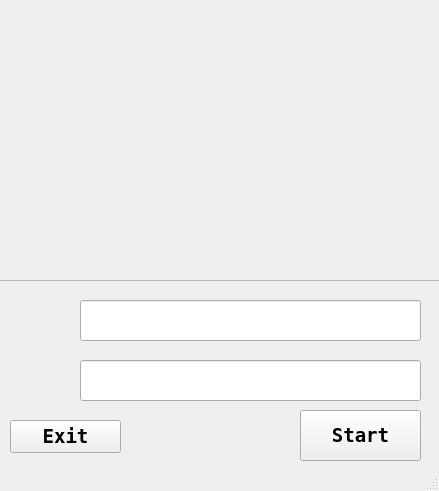
<?xml version="1.0" encoding="UTF-8"?>
<ui version="4.0">
 <class>MainWindow</class>
 <widget class="QMainWindow" name="MainWindow">
  <property name="geometry">
   <rect>
    <x>0</x>
    <y>0</y>
    <width>439</width>
    <height>491</height>
   </rect>
  </property>
  <property name="windowTitle">
   <string>MainWindow</string>
  </property>
  <widget class="QWidget" name="centralWidget">
   <widget class="QFrame" name="frame">
    <property name="geometry">
     <rect>
      <x>-100</x>
      <y>-20</y>
      <width>631</width>
      <height>301</height>
     </rect>
    </property>
    <property name="styleSheet">
     <string notr="true">background-image: url(:/images/BT-Control.png);</string>
    </property>
    <property name="frameShape">
     <enum>QFrame::StyledPanel</enum>
    </property>
    <property name="frameShadow">
     <enum>QFrame::Raised</enum>
    </property>
   </widget>
   <widget class="QLabel" name="label">
    <property name="geometry">
     <rect>
      <x>20</x>
      <y>300</y>
      <width>41</width>
      <height>41</height>
     </rect>
    </property>
    <property name="font">
     <font>
      <family>Advent Pro</family>
      <pointsize>20</pointsize>
      <weight>75</weight>
      <bold>true</bold>
     </font>
    </property>
    <property name="text">
     <string/>
    </property>
    <property name="pixmap">
     <pixmap resource="images.qrc">:/images/user.png</pixmap>
    </property>
    <property name="scaledContents">
     <bool>true</bool>
    </property>
    <property name="alignment">
     <set>Qt::AlignRight|Qt::AlignTrailing|Qt::AlignVCenter</set>
    </property>
   </widget>
   <widget class="QLabel" name="label_2">
    <property name="geometry">
     <rect>
      <x>10</x>
      <y>350</y>
      <width>61</width>
      <height>51</height>
     </rect>
    </property>
    <property name="font">
     <font>
      <family>Advent Pro</family>
      <pointsize>20</pointsize>
      <weight>75</weight>
      <bold>true</bold>
     </font>
    </property>
    <property name="text">
     <string/>
    </property>
    <property name="pixmap">
     <pixmap resource="images.qrc">:/images/lock.png</pixmap>
    </property>
    <property name="scaledContents">
     <bool>true</bool>
    </property>
    <property name="alignment">
     <set>Qt::AlignRight|Qt::AlignTrailing|Qt::AlignVCenter</set>
    </property>
    <property name="indent">
     <number>4</number>
    </property>
    <property name="openExternalLinks">
     <bool>false</bool>
    </property>
   </widget>
   <widget class="QLineEdit" name="txt_user">
    <property name="geometry">
     <rect>
      <x>80</x>
      <y>300</y>
      <width>341</width>
      <height>41</height>
     </rect>
    </property>
    <property name="font">
     <font>
      <family>Inconsolata</family>
      <pointsize>16</pointsize>
      <weight>50</weight>
      <bold>false</bold>
     </font>
    </property>
    <property name="toolTip">
     <string/>
    </property>
    <property name="statusTip">
     <string>Write default username</string>
    </property>
    <property name="text">
     <string/>
    </property>
   </widget>
   <widget class="QLineEdit" name="txt_password">
    <property name="geometry">
     <rect>
      <x>80</x>
      <y>360</y>
      <width>341</width>
      <height>41</height>
     </rect>
    </property>
    <property name="font">
     <font>
      <family>Inconsolata</family>
      <pointsize>16</pointsize>
      <weight>50</weight>
      <bold>false</bold>
     </font>
    </property>
    <property name="toolTip">
     <string/>
    </property>
    <property name="statusTip">
     <string>Write default password, please, change to another one</string>
    </property>
    <property name="text">
     <string/>
    </property>
    <property name="echoMode">
     <enum>QLineEdit::Password</enum>
    </property>
   </widget>
   <widget class="QPushButton" name="pushButton">
    <property name="geometry">
     <rect>
      <x>300</x>
      <y>410</y>
      <width>121</width>
      <height>51</height>
     </rect>
    </property>
    <property name="font">
     <font>
      <family>Inconsolata</family>
      <pointsize>14</pointsize>
      <weight>75</weight>
      <bold>true</bold>
     </font>
    </property>
    <property name="toolTip">
     <string/>
    </property>
    <property name="statusTip">
     <string>Start the Session </string>
    </property>
    <property name="text">
     <string>Start</string>
    </property>
   </widget>
   <widget class="QToolButton" name="toolButton">
    <property name="geometry">
     <rect>
      <x>10</x>
      <y>420</y>
      <width>111</width>
      <height>33</height>
     </rect>
    </property>
    <property name="font">
     <font>
      <family>Inconsolata</family>
      <pointsize>14</pointsize>
      <weight>75</weight>
      <bold>true</bold>
     </font>
    </property>
    <property name="toolTip">
     <string/>
    </property>
    <property name="statusTip">
     <string>Quit App</string>
    </property>
    <property name="text">
     <string>Exit</string>
    </property>
   </widget>
  </widget>
  <widget class="QStatusBar" name="statusBar"/>
 </widget>
 <layoutdefault spacing="6" margin="11"/>
 <resources>
  <include location="images.qrc"/>
 </resources>
 <connections/>
</ui>
